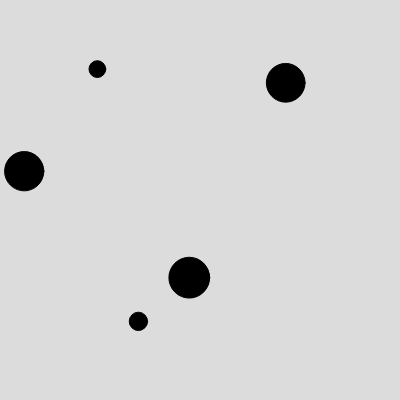
Frame 1 (no input)
Frame 60 (no input): identical to frame 1, image omitted
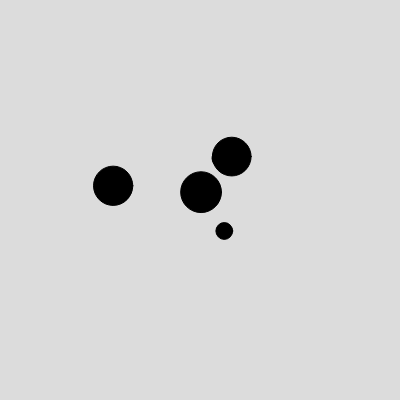
Frame 120 (the mouse pressed at the canvas centre since frame 60)

The p5.js sketch that drew these frames (run headless with seeded random() and noise() and a simulated clock; from frame 60 on, the mouse is pressed at the canvas centre):

// p5.js sketch
// ── sketch.js
let movers = [];

function setup() {
  createCanvas(400, 400);

  for (let i=0; i<5; i++){
    let mover = new Mover(random(width), random(height), random(5,50));
    movers.push(mover);
  }
}

function draw() {
  background(220);

  // for (let i=0; i<movers.length; i++){
  //   let mover = movers[i];
  //   mover.update();
  //   mover.show();
  // }

  for (let mover of movers){
    mover.update();
    mover.show();
  }

  if (mouseIsPressed) {
    let mousePos = createVector (mouseX, mouseY);
    for (let mover of movers){
      mover.attractTo(mousePos);
    }
  }
}

// ── Mover.js
class Mover {
  constructor(x, y, m) {
    this.pos = createVector(x, y);
    this.vel = createVector();
    this.acc = createVector();
    this.m = m;

  }

  applyForce(aForce) {
    let f = p5.Vector.div(aForce, this.m);
    this.acc.add(f);
  }

  attractTo(aPos){
    let f = p5.Vector.sub(aPos, this.pos);
    f.limit(2);
    this.applyForce(f);
  }

  update() {
    this.vel.add(this.acc);
    this.pos.add(this.vel);
    this.acc.set(0, 0);
  }

  show() {
    fill(0);
    circle(this.pos.x, this.pos.y, this.m);
  }

  drawOn(c){
    c.noStroke();
    c.fill(0,0,0,20);
    c.circle(this.pos.x, this.pos.y, this.m);
  }
}
